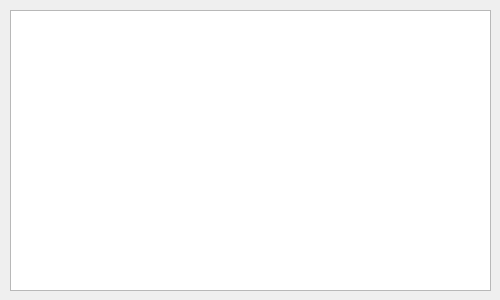
<?xml version="1.0" encoding="UTF-8"?>
<ui version="4.0">
 <class>Form</class>
 <widget class="QWidget" name="Form">
  <property name="geometry">
   <rect>
    <x>0</x>
    <y>0</y>
    <width>500</width>
    <height>300</height>
   </rect>
  </property>
  <property name="windowTitle">
   <string>Form</string>
  </property>
  <widget class="QTableWidget" name="tableWidget">
   <property name="geometry">
    <rect>
     <x>10</x>
     <y>10</y>
     <width>481</width>
     <height>281</height>
    </rect>
   </property>
  </widget>
 </widget>
 <resources/>
 <connections/>
</ui>
